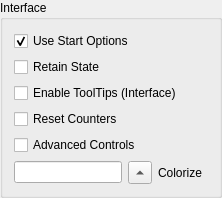
            <widget class="QGroupBox" name="groupBox_preferencesinterface">
             <property name="whatsThis">
              <string>&lt;html&gt;&lt;head/&gt;&lt;body&gt;&lt;p&gt;Preferences for the interface are in this box.&lt;/p&gt;&lt;/body&gt;&lt;/html&gt;</string>
             </property>
             <property name="title">
              <string>Interface</string>
             </property>
             <layout class="QGridLayout" name="gridLayout_12">
              <item row="3" column="0" colspan="2">
               <widget class="QCheckBox" name="checkBox_resetcounters">
                <property name="enabled">
                 <bool>true</bool>
                </property>
                <property name="whatsThis">
                 <string>&lt;html&gt;&lt;head/&gt;&lt;body&gt;&lt;p&gt;Normally counters are cumulative and will retain the connect time and the TX and RX counts between boots. &lt;/p&gt;&lt;p&gt;When this box is checked the counters will reset to zero every time CMST is started, and if CMST is running everytime a Connman service is started. &lt;/p&gt;&lt;/body&gt;&lt;/html&gt;</string>
                </property>
                <property name="text">
                 <string>Reset Counters</string>
                </property>
               </widget>
              </item>
              <item row="4" column="0" colspan="2">
               <widget class="QCheckBox" name="checkBox_advanced">
                <property name="whatsThis">
                 <string>&lt;html&gt;&lt;head/&gt;&lt;body&gt;&lt;p&gt;When checked additional controls for advanced users are displayed.&lt;/p&gt;&lt;/body&gt;&lt;/html&gt;</string>
                </property>
                <property name="text">
                 <string>Advanced Controls</string>
                </property>
                <property name="checked">
                 <bool>false</bool>
                </property>
               </widget>
              </item>
              <item row="0" column="0" colspan="2">
               <widget class="QCheckBox" name="checkBox_usestartoptions">
                <property name="enabled">
                 <bool>true</bool>
                </property>
                <property name="whatsThis">
                 <string>&lt;html&gt;&lt;head/&gt;&lt;body&gt;&lt;p&gt;If checked the Start Options set here will be read and used next time the program starts.  &lt;/p&gt;&lt;p&gt;Settings are stored in&lt;span style=&quot; font-family:'Courier New,courier';&quot;&gt;: ~&lt;/span&gt;&lt;span style=&quot; font-family:'Courier New,courier'; font-weight:600;&quot;&gt;/.config/cmst/cmst.conf  &lt;/span&gt;&lt;span style=&quot; font-family:'Courier New,courier';&quot;&gt;&lt;br/&gt;This is a standard ini type text file.&lt;/span&gt;&lt;/p&gt;&lt;/body&gt;&lt;/html&gt;</string>
                </property>
                <property name="text">
                 <string>Use Start Options</string>
                </property>
                <property name="checked">
                 <bool>true</bool>
                </property>
               </widget>
              </item>
              <item row="1" column="0" colspan="2">
               <widget class="QCheckBox" name="checkBox_retainstate">
                <property name="whatsThis">
                 <string>&lt;html&gt;&lt;head/&gt;&lt;body&gt;&lt;p&gt;If checked the state of the GUI will be restored from settings saved on disk. Settings include the geometry and position of the dialog and the current tab. &lt;/p&gt;&lt;p&gt;These settings will be used at next boot to restore the user interface to the way it was at shutdown.&lt;/p&gt;&lt;p&gt;The settings file is: ~&lt;span style=&quot; font-weight:600;&quot;&gt;/.config/cmst/cmst.conf &lt;/span&gt;&lt;br/&gt;This is a standard ini type text file.&lt;/p&gt;&lt;/body&gt;&lt;/html&gt;</string>
                </property>
                <property name="text">
                 <string>Retain State</string>
                </property>
               </widget>
              </item>
              <item row="2" column="0" colspan="2">
               <widget class="QCheckBox" name="checkBox_enableinterfacetooltips">
                <property name="whatsThis">
                 <string>&lt;html&gt;&lt;head/&gt;&lt;body&gt;&lt;p&gt;If checked the display of tooltips will be enabled for the interface widgets.&lt;/p&gt;&lt;p&gt;Tooltips are the small popups that appear when you hover the mouse pointer over an area of the interface. &lt;/p&gt;&lt;/body&gt;&lt;/html&gt;</string>
                </property>
                <property name="text">
                 <string>Enable ToolTips (Interface)</string>
                </property>
               </widget>
              </item>
              <item row="5" column="0">
               <layout class="QHBoxLayout" name="horizontalLayout_8">
                <item>
                 <widget class="QLineEdit" name="lineEdit_colorize">
                  <property name="sizePolicy">
                   <sizepolicy hsizetype="Expanding" vsizetype="Fixed">
                    <horstretch>1</horstretch>
                    <verstretch>0</verstretch>
                   </sizepolicy>
                  </property>
                  <property name="whatsThis">
                   <string>&lt;html&gt;&lt;head/&gt;&lt;body&gt;&lt;p&gt;Color in #RGB format to colorize the internal icons with.&lt;/p&gt;&lt;/body&gt;&lt;/html&gt;</string>
                  </property>
                  <property name="clearButtonEnabled">
                   <bool>true</bool>
                  </property>
                 </widget>
                </item>
                <item>
                 <widget class="QToolButton" name="toolButton_colorize">
                  <property name="whatsThis">
                   <string>&lt;html&gt;&lt;head/&gt;&lt;body&gt;&lt;p&gt;Open the color selection dialog. &lt;/p&gt;&lt;/body&gt;&lt;/html&gt;</string>
                  </property>
                  <property name="text">
                   <string>...</string>
                  </property>
                  <property name="arrowType">
                   <enum>Qt::UpArrow</enum>
                  </property>
                 </widget>
                </item>
                <item>
                 <widget class="QLabel" name="label_2">
                  <property name="whatsThis">
                   <string>&lt;html&gt;&lt;head/&gt;&lt;body&gt;&lt;p&gt;Internal icons can be colorized. You may select a color using the button to the left, or you may type in the #RGB color yourself.&lt;/p&gt;&lt;p&gt;If you type the entry it must have leading # sign. Example: #22aa44 &lt;/p&gt;&lt;/body&gt;&lt;/html&gt;</string>
                  </property>
                  <property name="text">
                   <string>Colorize</string>
                  </property>
                 </widget>
                </item>
               </layout>
              </item>
             </layout>
            </widget>
